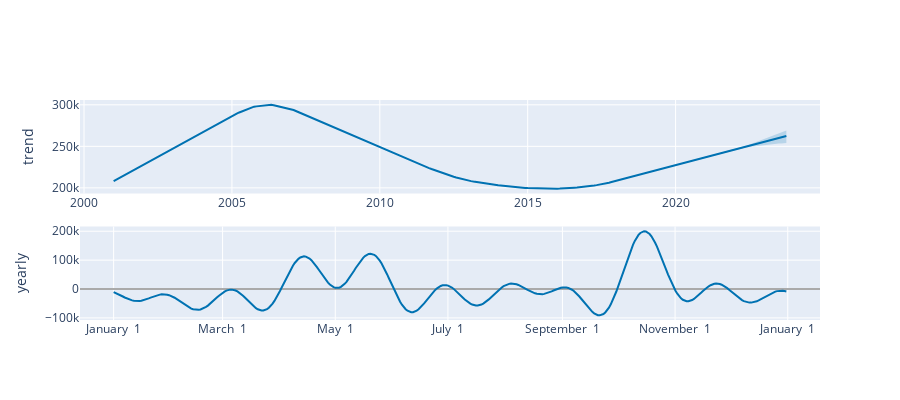

The cell this chart's notebook holds for it:
### Markdown cell above
## Plotting the trend and yearly data

### Code cell
plot_components_plotly(m, forecast)

### Figure 1 — Plotly figure (JSON) as saved in the notebook; plotly's stock layout.template omitted (floating-point values rounded to 4 significant figures; data arrays with more than 128 entries replaced by an {"elided": "..."} marker saying what was removed)
{"data": [{"line": {"color": "#0072B2", "width": 2}, "mode": "lines", "name": "trend", "type": "scatter", "x": {"elided": "274 str values"}, "xaxis": "x", "y": {"elided": "274 float values"}, "yaxis": "y"}, {"line": {"color": "rgba(0, 114, 178, 0.2)", "width": 0}, "mode": "lines", "name": "trend_upper", "type": "scatter", "x": {"elided": "274 str values"}, "xaxis": "x", "y": {"elided": "274 float values"}, "yaxis": "y"}, {"fill": "tonexty", "fillcolor": "rgba(0, 114, 178, 0.2)", "line": {"color": "rgba(0, 114, 178, 0.2)", "width": 0}, "mode": "lines", "name": "trend_lower", "type": "scatter", "x": {"elided": "274 str values"}, "xaxis": "x", "y": {"elided": "274 float values"}, "yaxis": "y"}, {"line": {"color": "#0072B2", "width": 2}, "mode": "lines", "name": "yearly", "type": "scatter", "x": {"elided": "365 str values"}, "xaxis": "x2", "y": {"elided": "365 float values"}, "yaxis": "y2"}], "layout": {"height": 400, "showlegend": false, "width": 900, "xaxis": {"anchor": "y", "domain": [0, 1], "range": ["1999-11-12T15:36:00", "2024-11-18T08:24:00"], "type": "date"}, "xaxis2": {"anchor": "y2", "domain": [0, 1], "range": ["2016-12-13T18:54:02.958904115", "2018-01-18T11:04:57.863013581"], "tickformat": "%B %e", "type": "date"}, "yaxis": {"anchor": "x", "domain": [0.575, 1], "rangemode": "normal", "title": {"text": "trend"}, "zerolinecolor": "#AAA"}, "yaxis2": {"anchor": "x2", "domain": [0, 0.425], "title": {"text": "yearly"}, "zerolinecolor": "#AAA"}}}
